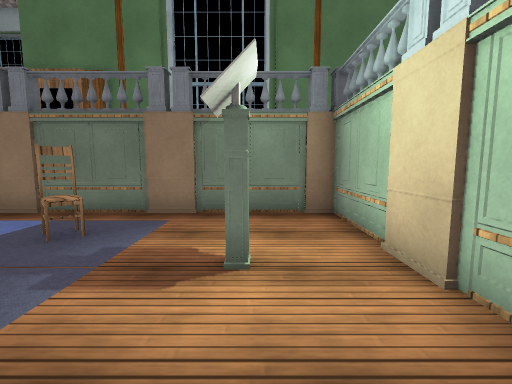
view 1 (above)

18 first-person views from a walk through a Unity game level. The camera is 1.2 m above the floor, tilts 6° down and sees 90° across. Doors are open. The floor is counted in squares, 1 m on a side. Each view is taken from the middle of a square. On the plan, view 1 faces up. The plan holds only what a view shows up to about 12 squares ahead; the rest is blank. The place goes on beyond the plan. The player character is not drawn. Surface patterns are stand-ins for the level's own textures.

view 2
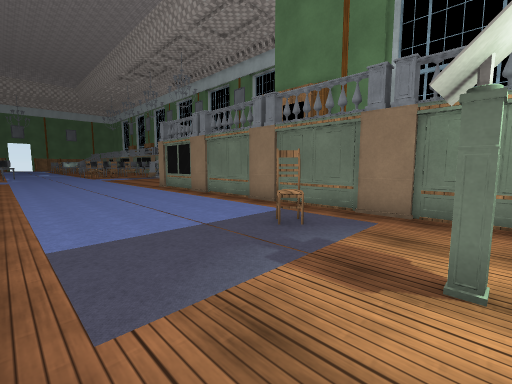

view 3
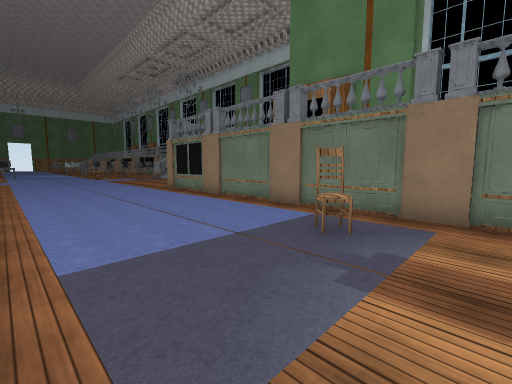

view 4
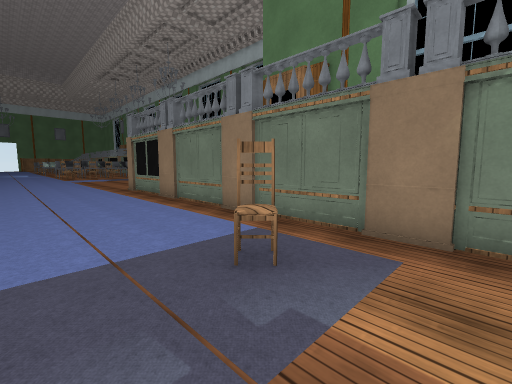

view 5
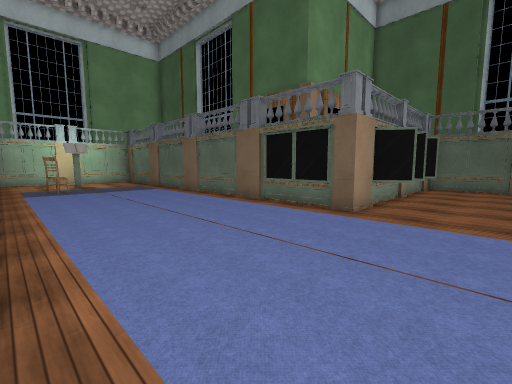

view 6
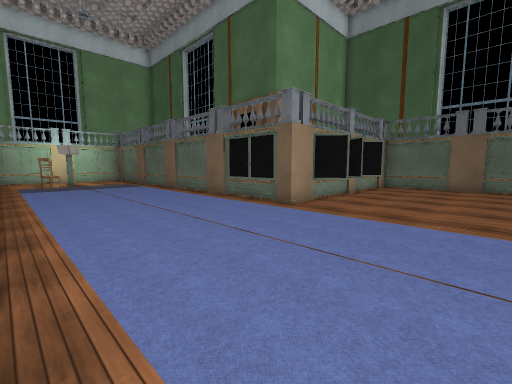

view 7
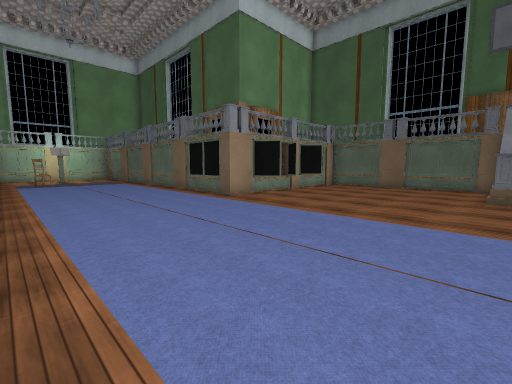

view 8
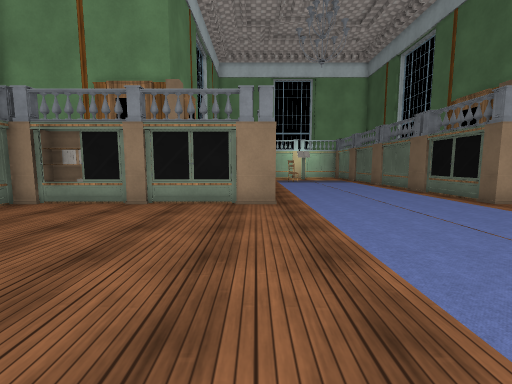

view 9
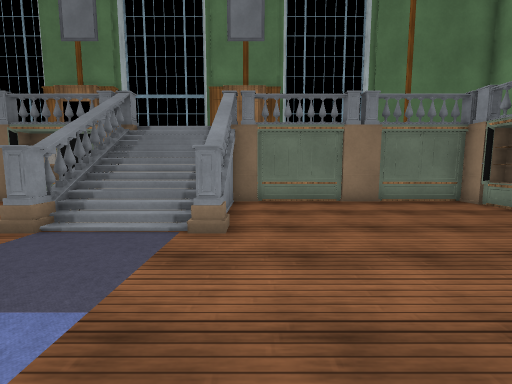

view 10
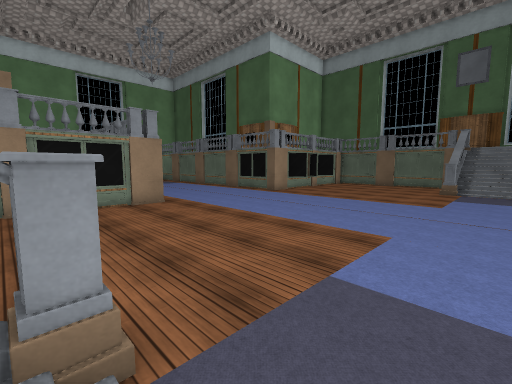

view 11
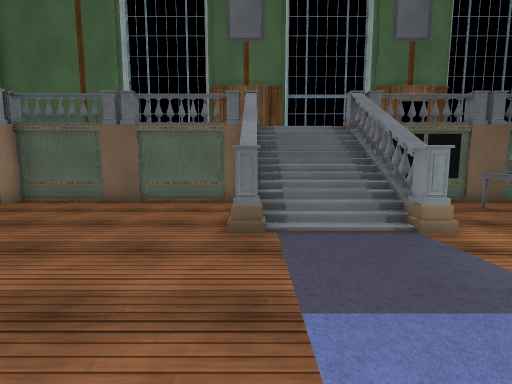

view 12
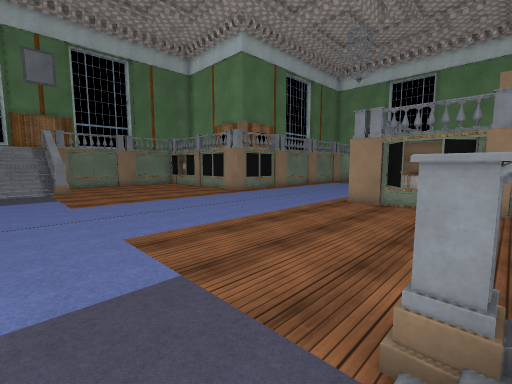

view 13
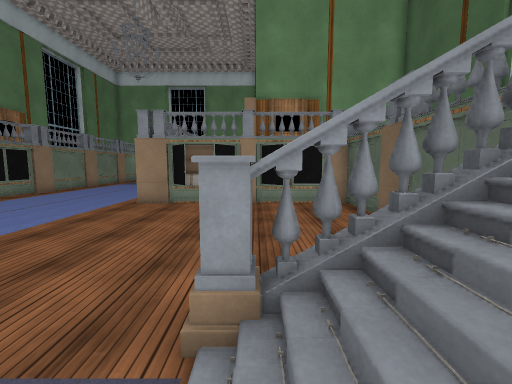

view 14
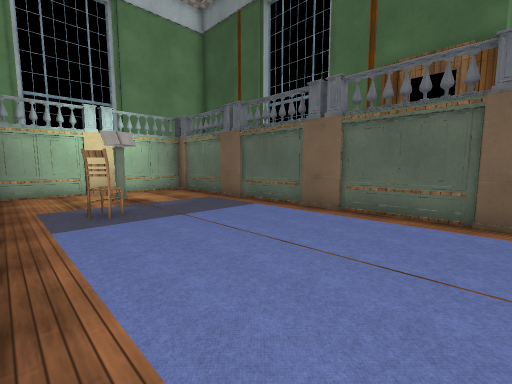

view 15
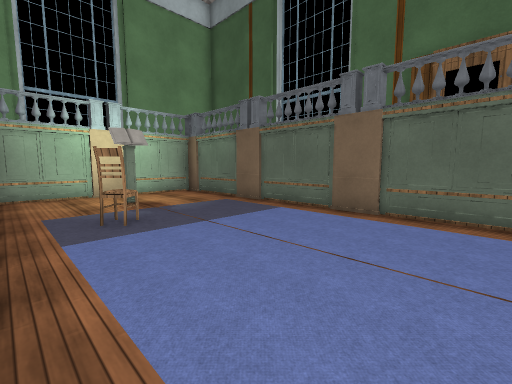

view 16
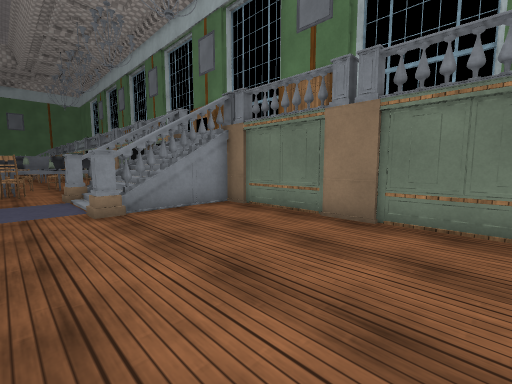

view 17
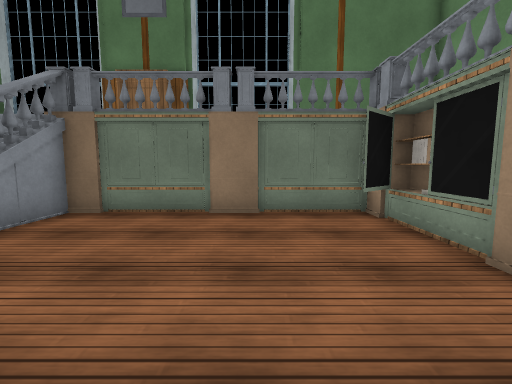

view 18
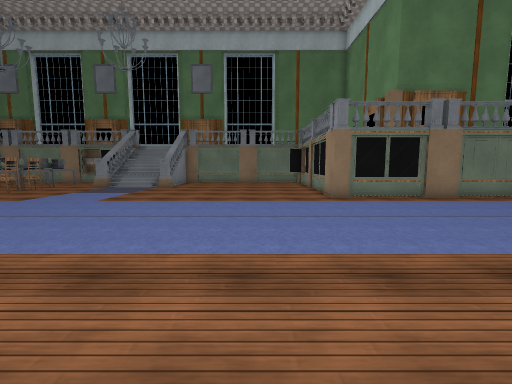

### Floor plan
Key: @ floor where view 1 was taken; # wall or solid block; . main floor; : floor 1.5 m higher than the main floor; / step, stairs or slope; O other object.
Columns run from 25 left of view 1 to 2 right of it. Each row starts with its distance up from view 1.
 15    #########
 14 ####.......#
 13 #::#.......O
 12 #//#.......
 11 #//#.......#
 10 ...........#
  9 ...........#
  8 ...........#
  7 ...........#   #############
  6 ...........................#
  5 ......................O....#
  4 ...................  OO....#
  3  ........................O.#
  2  ..........................#
  1  ..........................#
  0  ........................@.#
 -1  ..........##  #############
 -2  ..........#
 -3 ...........
 -4 ..........#
 -5 #//#.......
 -6 #//#.......
 -7 #::#.......#
 -8 ####.......#
 -9    #########

Where each view was taken, in squares from view 1:
view 1: 0 up, 0 right, facing up
view 2: 0 up, 0 right, facing up-left
view 3: 0 up, 1 left, facing up-left
view 4: 2 up, 1 left, facing up-left
view 5: 6 up, 17 left, facing down-right
view 6: 6 up, 19 left, facing down-right
view 7: 6 up, 22 left, facing down-right
view 8: 7 up, 22 left, facing right
view 9: 6 up, 21 left, facing up
view 10: 11 up, 24 left, facing down-right
view 11: 0 up, 22 left, facing down
view 12: 5 down, 24 left, facing up-right
view 13: 5 down, 24 left, facing right
view 14: 6 up, 10 left, facing down-right
view 15: 6 up, 9 left, facing down-right
view 16: 9 up, 15 left, facing up-left
view 17: 8 up, 17 left, facing up
view 18: 3 down, 17 left, facing up
